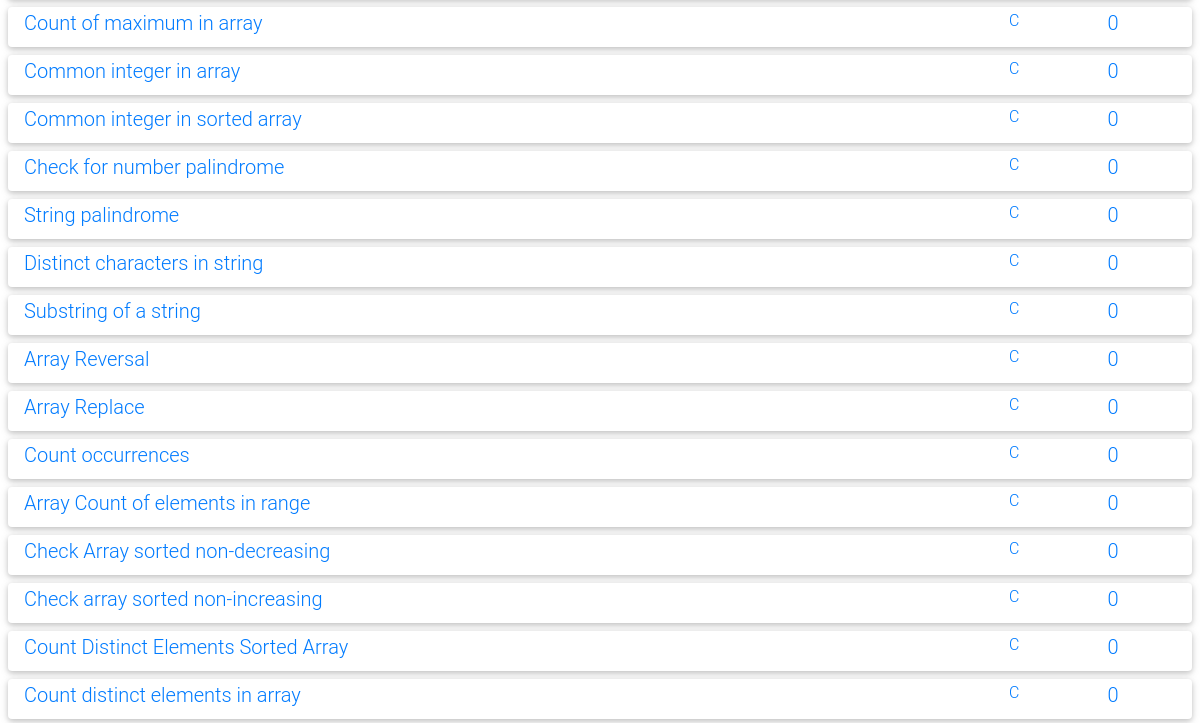
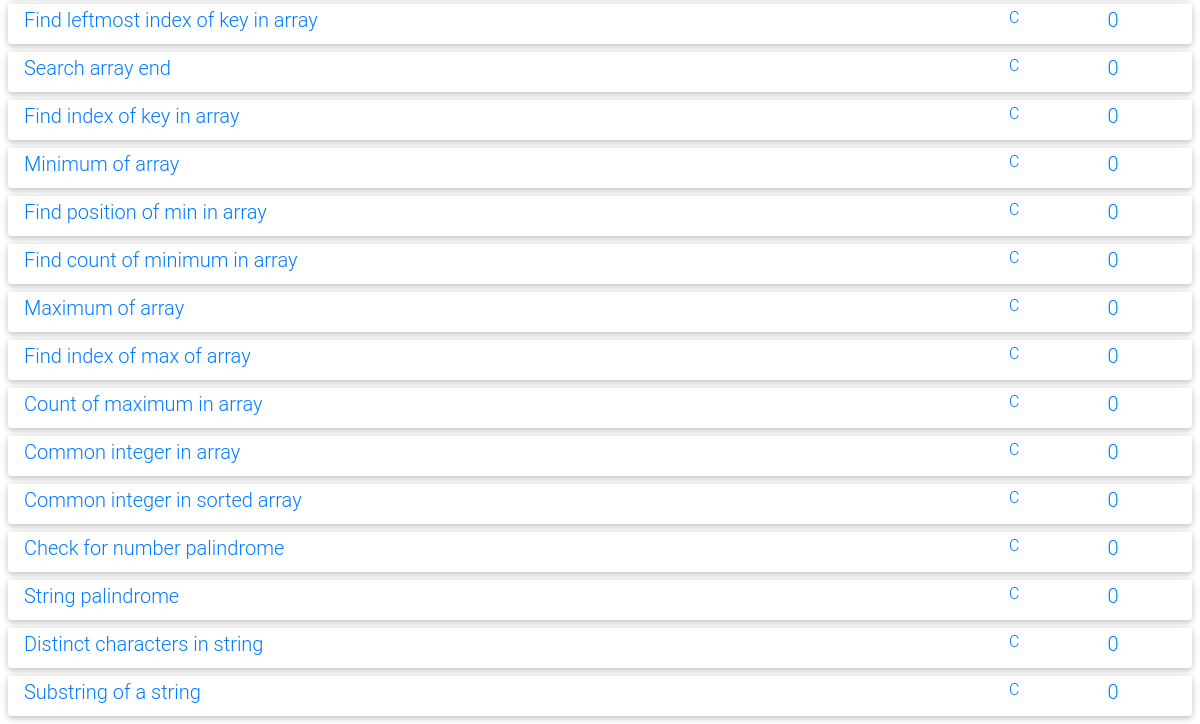
Before: / (lower part) with the older database file (2 pictures, top to bottom).
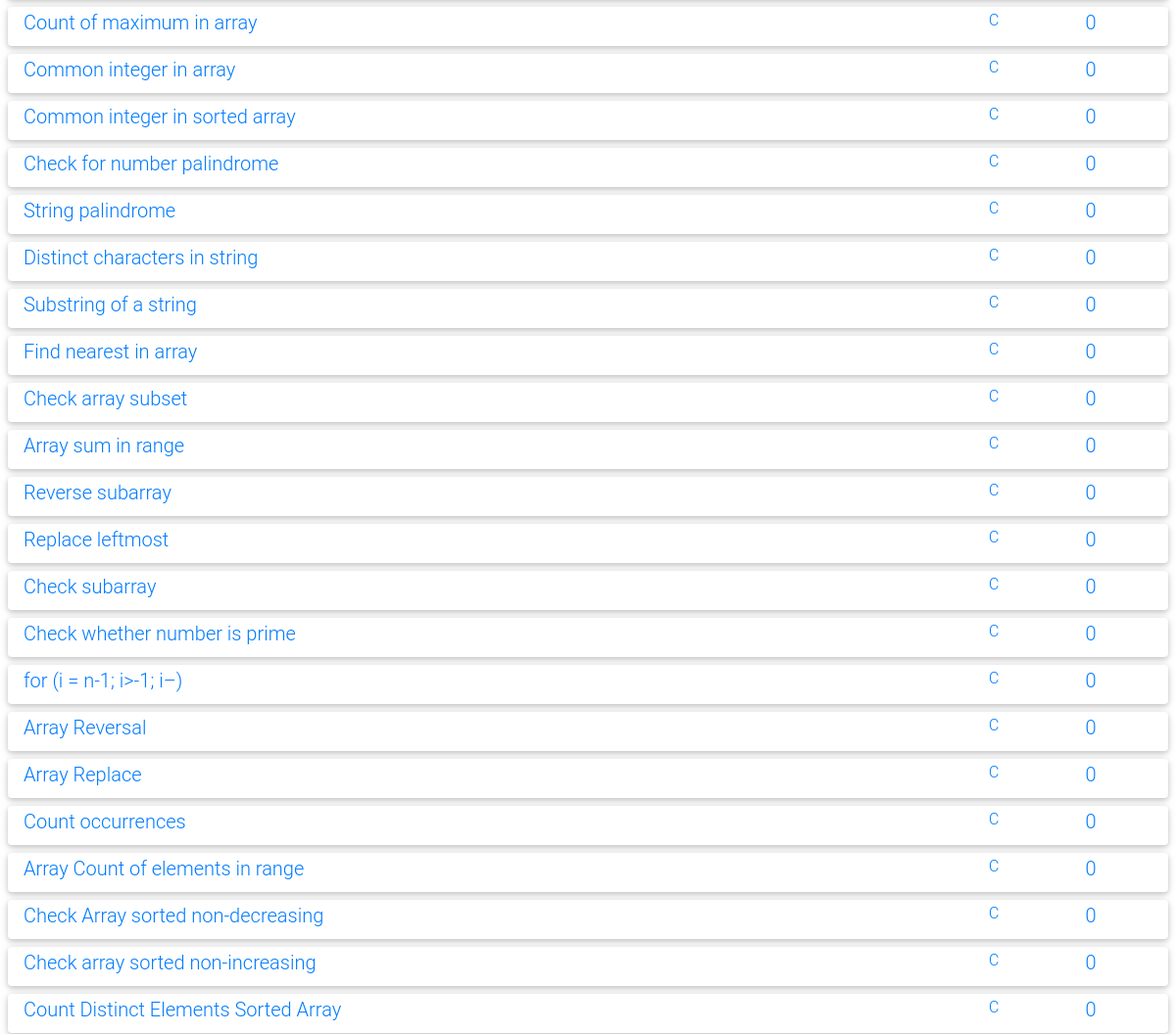
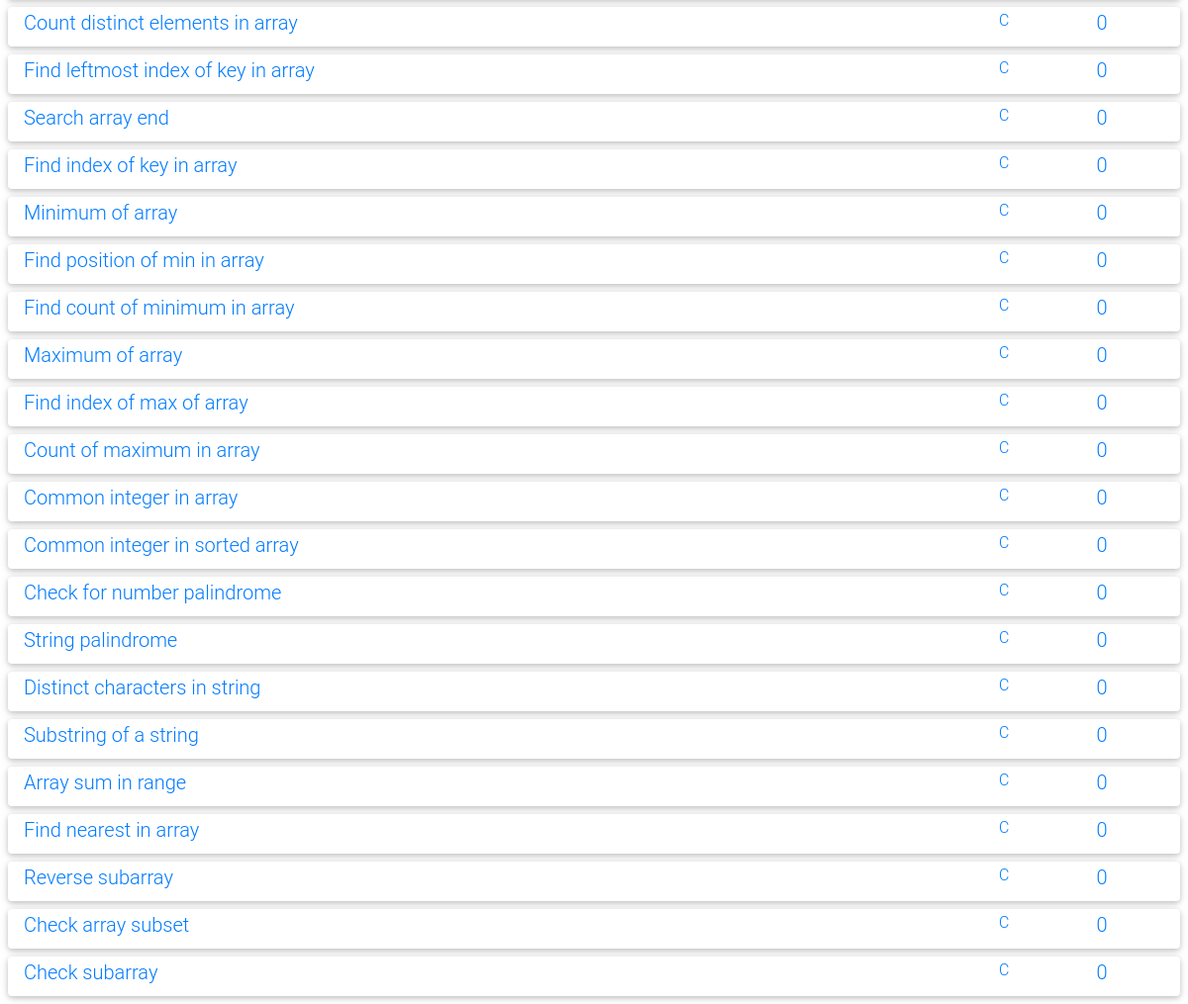
After: the same page with the newer database file (2 pictures, top to bottom).
### tables this page shows
CREATE TABLE Codes (poster TEXT, filename TEXT, description TEXT, lang TEXT);

### server.py (the view)
@app.route("/")
def showAll():
    username = request.cookies.get("user", "Login/Sign Up").split("@")[0]
    items = prepareAll(username, '','')
    resp = make_response(render_template('showResources.html', items =items, username=username))
    return (resp)

### server.py (called while the page is built)
def convertToDict(x):
    obj = {}
    obj['filename'] = x[0]
    obj['title'] = x[1]
    if len(x)>2:
        obj['difficulty'] = round(x[2],3)
        if len(x)>3:
            obj['lang'] = code_to_mode[x[3]]
    return obj

### templates/showResources.html (shortened to what this page needs)
<!DOCTYPE html>
<html>
<head>
    <link href="{{ url_for('static',filename = 'css/bootstrap.min.css')}}" rel="stylesheet">
    <link href="{{ url_for('static',filename = 'css/mdb.min.css')}}" rel="stylesheet">
    <link href="{{ url_for('static',filename = 'css/style.css')}}" rel="stylesheet">
</head>
<body>
<div id='resources'>
    {% for item in items %}
    <a href="/showCode?filename={{item.filename}}&difficulty={{item.difficulty}}">
        <div class = 'px-3 m-2 py-1 card' >
        <div class='row'>
            <div class="col-sm-10"><h5 >{{item.title}}</h5></div>
            <div class="col-sm-1"><h6>{{item.lang}}</h6></div>
            <div class="col-sm-1"><h5>{{item.difficulty}}</h5></div>
        </div>
            </div>
    </a>
    {% endfor %}
</div>
</body>
</html>

Changed rows visible on the page:
added Codes: title "Find nearest in array", lang "C", difficulty "0"
added Codes: title "Check array subset", lang "C", difficulty "0"
added Codes: title "Array sum in range", lang "C", difficulty "0"
added Codes: title "Reverse subarray", lang "C", difficulty "0"
added Codes: title "Replace leftmost", lang "C", difficulty "0"
added Codes: title "Check subarray", lang "C", difficulty "0"
added Codes: title "Check whether number is prime", lang "C", difficulty "0"
added Codes: title "for (i = n-1; i>-1; i–)", lang "C", difficulty "0"
